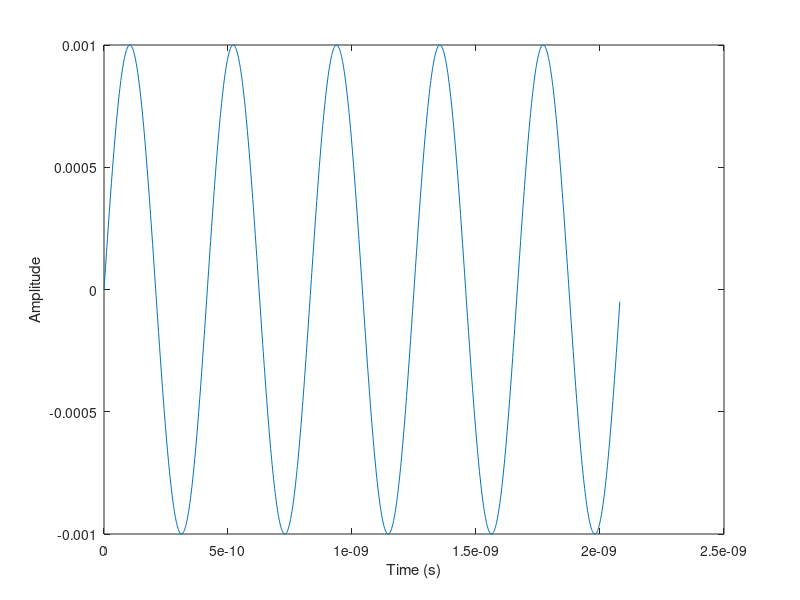

MATLAB code for this plot: (Note: this script raises an error after producing the figure.)
function sin_gen()
% function to generate a sine signal - modified version of what Samuel 
%   created

% importnat note: Number   of   samples   per  buffer  to  use  in  the
%   asynchronous stream.  Must be divisible by  1024 and >= 1024

clear; clc;


fs= 500*(10^9);
f = 2.4*(10^9);
dt = 1/fs;
dur = (1/f)*5;
t = 0 : dt : dur-dt;
Amp = 0.001;

% signal
x = Amp* sin(2*pi*f*t);
figure('Name','Sine Signal')
plot(t,x)
xlabel('Time (s)');
ylabel('Amplitude');


save_csv('sin_gen.cvs', x);

end